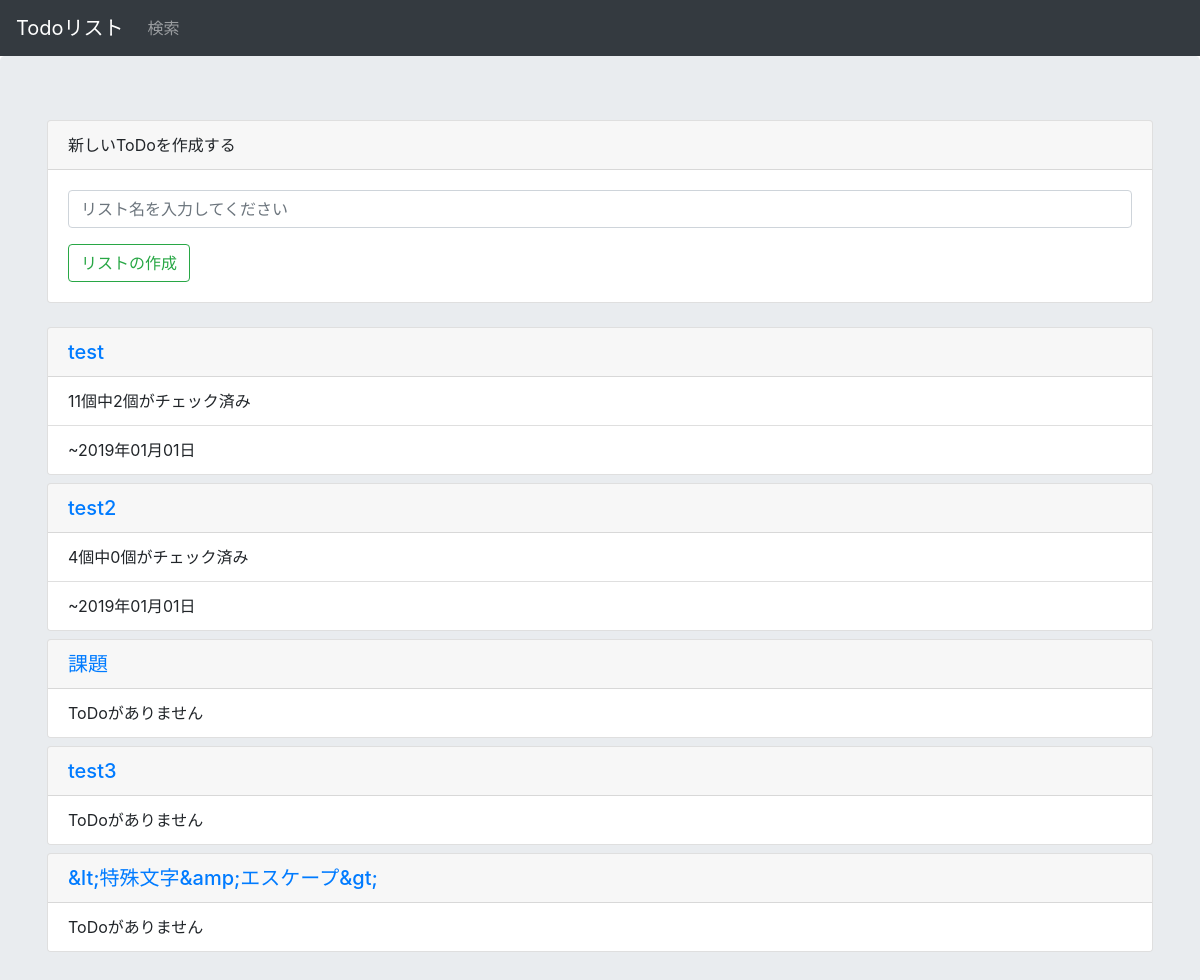
The app's page /, older data.
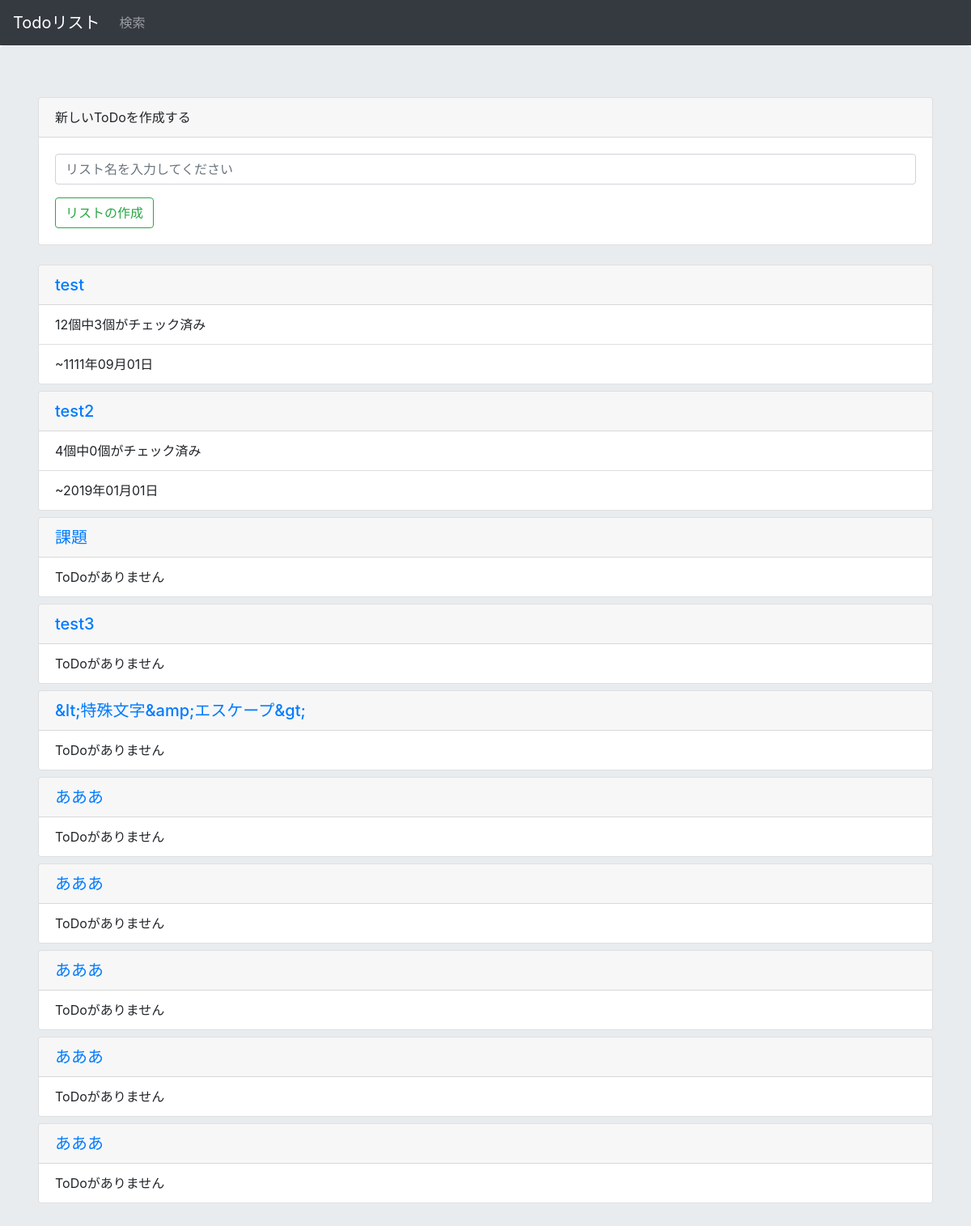
The same page, newer data.
### todo/models.py (models this page shows)
class List(models.Model):
    title = models.CharField(max_length=200)
    create_date = models.DateField(default=timezone.now)

### todo/views.py (the view, shortened to what this page needs)
# urls.py: path('', views.index, name='index'),
def index(request):
    form = ListForm(request.POST or None)
    status = False  #Trueならば「新しいToDoリストが作成されました」の表示
    listdata = List.objects.all()
    taskdata = Task.objects.all()
    dict_num = {}
    dict_checked_num = {}
    dict_deadline = {}
    for l in listdata:
        task_num = 0
        checked_task_num = 0
        closest_deadline = None
        for t in taskdata:
            if l == t.list:
                task_num += 1   #タスク数の加算
                if t.completed:
                    checked_task_num += 1   #チェック済みタスク数の加算
                else:
                    if closest_deadline is None or closest_deadline >= t.deadline_date:
                        closest_deadline = t.deadline_date  #もっとも近い締切がNoneまたは比較対象のほうが近い締切ならば代入
        if closest_deadline is not None:
            closest_deadline = "{0:%Y年%m月%d日}".format(closest_deadline)
        dict_num[l.id] = task_num
        dict_checked_num[l.id] = checked_task_num
        dict_deadline[l.id] = closest_deadline
    params = {
        'lists': listdata,
        'tasks': taskdata,
        'form': form,
        'status': status,
        'dict_num': dict_num,
        'dict_checked_num': dict_checked_num,
        'dict_deadline': dict_deadline,
    }
    return render(request, 'todo/index.html', params)

### todo/forms.py
class ListForm(forms.Form):
    title = forms.CharField(max_length=200, label='', widget=forms.TextInput(attrs={'class':'form-control','placeholder': 'リスト名を入力してください'}))

### todo/templatetags/dictid.py (called while the page is built)
@register.filter(name='dictid')
def dictid(value, arg, default=""):
    if arg in value:
        return value[arg]
    else:
        return default

### todo/templates/todo/index.html (shortened to what this page needs)
{% extends "todo/base.html" %}
{% load dictid %}
{% block content %}
<div class="jumbotron">
    <div class="container">
    <form method="post">
    <div class="card mb-4">
        <div class="card-header">
            新しいToDoを作成する
        </div>
        <div class="card-body">
            <div class="form-group">
                {{form}}
            </div>
            <button class="btn btn-outline-success my-2 my-sm-0" type="submit">リストの作成</button>
        </div>
    </div>
    </form>
    {% for i in lists %}
        <div class="card mb-2">
            <h5 class="card-header"><a href="{% url 'todo:list' i.id%}">{{i.title}}</a></h5>
                <ul class="list-group list-group-flush">
                    {% with i.id as id %}
                        {% ifequal dict_num|dictid:id 0 %}
                            <li class="list-group-item">ToDoがありません</li>
                        {% else %}
                            <li class="list-group-item">{{ dict_num|dictid:id }}個中{{ dict_checked_num|dictid:id }}個がチェック済み</li>
                            <li class="list-group-item">~{{ dict_deadline|dictid:id }}</li>
                        {% endifequal %}
                    {% endwith %}
                </ul>
        </div>
    {% endfor %}
    </div>
</div>
{% endblock %}

Row changes from the older to the newer data that the page shows:
computed for List "test": dict_num "11" → "12"; dict_checked_num "2" → "3"; dict_deadline "2019年01月01日" → "1111年09月01日"
added List: title "あああ"
added List: title "あああ"
added List: title "あああ"
added List: title "あああ"
added List: title "あああ"
